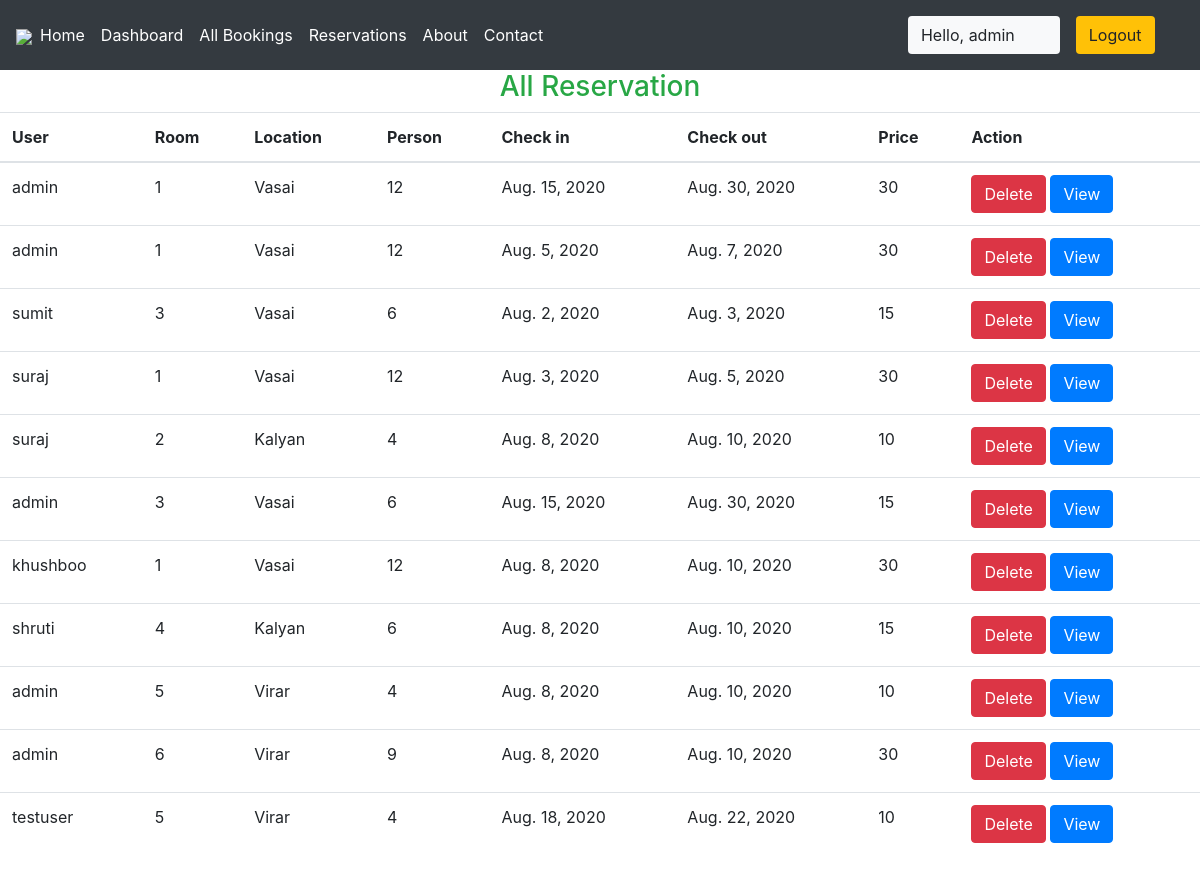
/staff/allbookings (signed in), run on an earlier commit of the app's database.
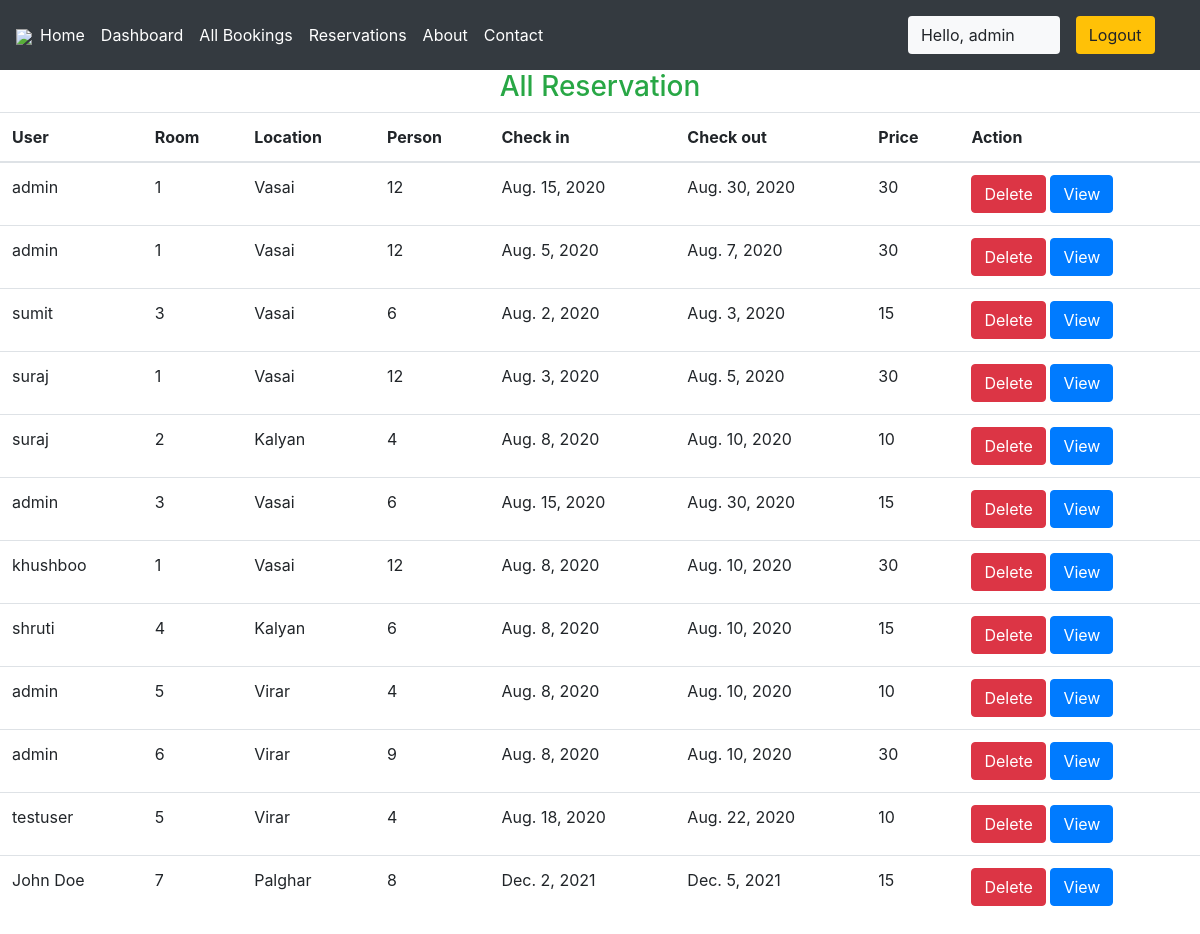
And on a later commit of the database.
### krishna/models.py (models this page shows, shortened)
class Reservation(models.Model):
    check_in = models.DateField(auto_now =False)
    check_out = models.DateField()
    room = models.ForeignKey(Rooms, on_delete = models.CASCADE)
    guest = models.ForeignKey(User, on_delete= models.CASCADE)
    booking_id = models.CharField(max_length=100,default="null")

class Rooms(models.Model):
    ROOM_STATUS = (
    ("1", "available"),
    ("2", "not available"),
    )
    ROOM_TYPE = (
    ("1", "Large Table"),
    ("2", "Medium Table"),
    ("3","Couple Tables"),
    )
    room_type = models.CharField(max_length=50,choices = ROOM_TYPE)
    capacity = models.IntegerField()
    price = models.IntegerField()
    size = models.IntegerField()
    hotel = models.ForeignKey(Hotels, on_delete = models.CASCADE)
    status = models.CharField(choices =ROOM_STATUS,max_length = 15)
    roomnumber = models.IntegerField()

class Hotels(models.Model):
    name = models.CharField(max_length=30,default="krishna")
    owner = models.CharField(max_length=20)
    location = models.CharField(max_length=50)
    state = models.CharField(max_length=50,default="maharashtra")
    country = models.CharField(max_length=50,default="india")

### krishna/views.py (the view)
# urls.py: path('staff/allbookings', views.all_bookings,name="allbookigs"),
@login_required(login_url='/staff')
def all_bookings(request):
    bookings = Reservation.objects.all()
    if not bookings:
        messages.warning(request,"No Bookings Found")
    return HttpResponse(render(request,'staff/allbookings.html',{'bookings':bookings}))

### templates/staff/allbookings.html (shortened to what this page needs)
{% extends 'basic.html' %}
{% block body %}
<h3 class="text-center  text-success">All Reservation </h3>
<table class="table">
    <thead>
        <th>User</th>
        <th>Room</th>
        <th>Location</th>
        <th>Person</th>
        <th>Check in</th>
        <th>Check out</th>
        <th>Price</th>
        <th>Action</th>
    </thead>
    {% for each_booking in bookings %}
    <tr>
        <td>{{each_booking.guest.username}}</td>
        <td>{{each_booking.room.roomnumber}}</td>
        <td>{{each_booking.room.hotel.location}}</td>
        <td>{{each_booking.room.capacity}}</td>
        <td>{{each_booking.check_in}}</td>
        <td>{{each_booking.check_out}}</td>
        <td>{{each_booking.room.price}}</td>
        <td colspan="2">
            <a href="/staff/panel/edit-room?roomid={{each_room.id}}"><Button class="btn btn-danger">Delete</Button></a>
            <a href="/staff/panel/view-room?roomid={{each_room.id}}"><Button class="btn btn-primary">View</Button></a>
        </td>
    </tr>
    {% endfor %}
</table>
{% endblock body %}

### templates/basic.html (shortened to what this page needs)
{% load static %}
<!DOCTYPE html>
<!DOCTYPE html>
<html lang="en">
<head>
    <link rel="stylesheet" href="https://use.fontawesome.com/releases/v5.7.0/css/all.css">
    <link rel="stylesheet" href="{% static 'bootstrap\bootstrap.css' %}">
    <link rel="stylesheet" href="https://maxcdn.bootstrapcdn.com/bootstrap/4.5.0/css/bootstrap.min.css" >
</head>
<body style="dbackground-image: url('https://source.unsplash.com/random');height: 100%;">
    <div class="container-fluid px-0">
        <nav class="navbar navbar-expand-lg navbar-dark bg-dark">
            <a href="{% url 'homepage' %} "><img src="{% static 'images/kisspng-catering-food-computer-icons-logo-event-management-catering-.png' %}" style="max-width: 200px;"></a>
            <div class="collapse navbar-collapse " id="navbarSupportedContent">
                <ul class="navbar-nav mr-auto ">
                    <li class="nav-item active">
                        <a class="nav-link text-bold " href="/home"> Home</a>
                    </li>
                    {% if user.is_staff %}
                    <li class="nav-item active">
                        <a class="nav-link text-bold" href="/staff/panel">Dashboard </a>
                    </li>
                    {% endif %}
                    {% if user.is_staff %}
                    <li class="nav-item active">
                            <a class="nav-link text-bold" href="/staff/allbookings">All Bookings </a>
                        </li>
                    {% endif %}
                    {% if user %}
                    <li class="nav-item active">
                        <a class="nav-link text-bold" href="/GuestReserve">Reservations</a>
                    </li>
                    {% endif %}
                    <li class="nav-item active">
                        <a class="nav-link text-bold" href="/about">About</a>
                    </li>
                    <li class="nav-item active">
                        <a class="nav-link text-bold" href="/contact">Contact </a>
                    </li>
                </ul>
                {% if user.is_authenticated %}
                      <button class="btn btn-group bg-light" data-toggle="modal" data-target="#forlogin">
                       Hello, {{request.user}}
                       <a href="/logout" class="nav-link">
                    <button class="btn btn-group bg-warning" data-toggle="modal" data-target="#forlogin">
                        Logout
                    </button></a>&nbsp; &nbsp;
                    </button>
                {% endif %}
            </div>
        </nav>
    </div>
    {% block body %}
    {% endblock body %}
</body>
</html>

### templates/basic.html (style rules this page uses)
a { text-decoration: none; }

What changed in the data, as far as the page shows it:
added Reservation: guest.username "John Doe", room.roomnumber "7", room.hotel.location "Palghar", room.capacity "8", check_in "Dec. 2, 2021", check_out "Dec. 5, 2021", room.price "15"
